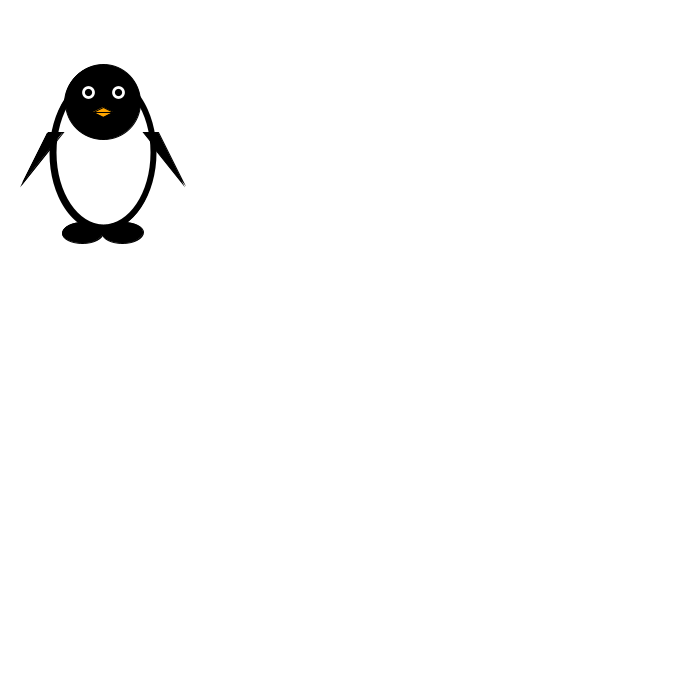
Frame 1 (no input)
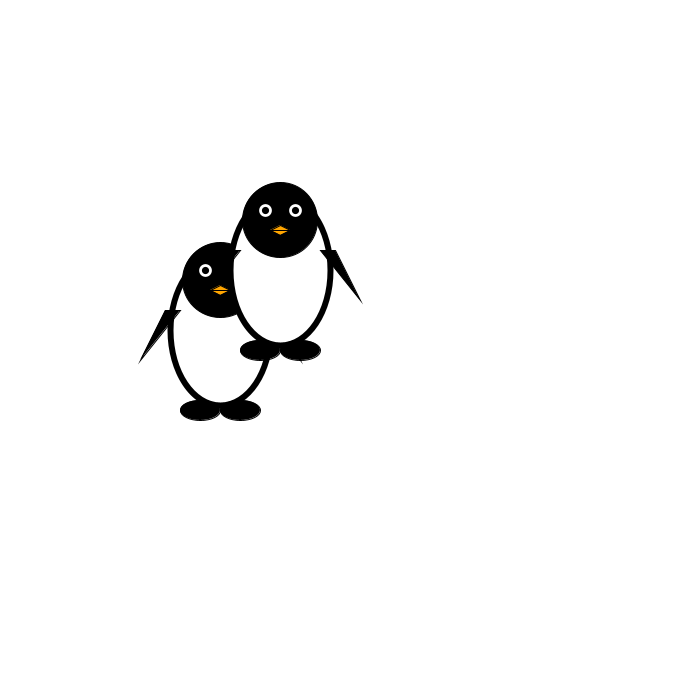
Frame 60 (the mouse pressed at the canvas centre just before this capture)
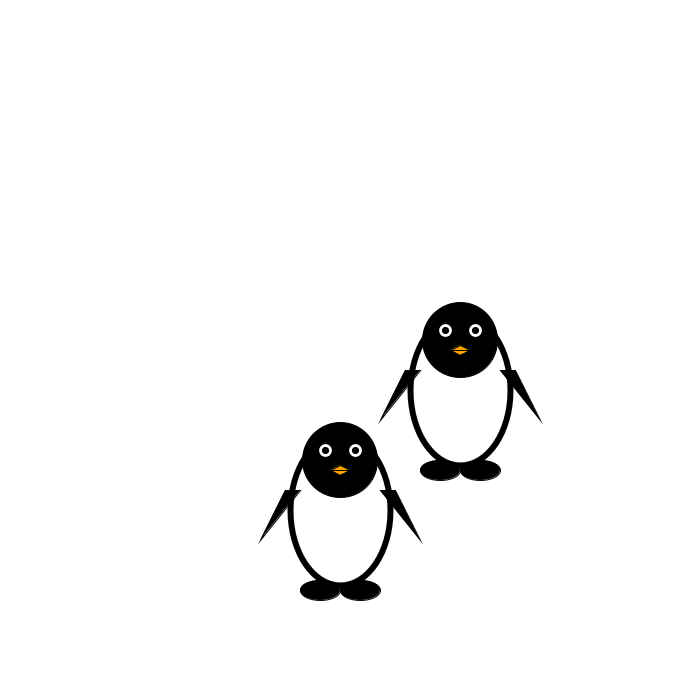
Frame 120 (the mouse held since frame 60 and released just before this capture)

The Processing sketch that drew these frames (run headless with seeded random() and noise(); from frame 60 on, the mouse is pressed at the canvas centre):

// Processing sketch: stu7
// ── stu7.pde
penguin pg,pp;

void setup() {
  size(700, 700);
  // 초기 변수
  pg = new penguin(2,3);
  pp = new penguin(3,2);
}

void draw() {
  background(255);
  pg.move();
  pg.show();
  pp.move();
  pp.show();
}

class penguin {
  // 생성자
  penguin(float ax, float ay) {
    x = 100;
    y = 150;
    d = 100;
    vx = ax;
    vy = ay;
    
  }
  
  // 멤버 데이터
  float x, y, d, vx,vy;

  // 멤버 함수
  void show() {
    // 펭귄 몸통
    stroke(0);
    strokeWeight(d * 0.06);
    fill(255); // 흰색
    ellipse(x, y, d, d * 1.5); // 몸통
    strokeWeight(1);
    
    // 펭귄 머리
    fill(0); // 검은색
    ellipse(x, y - d * 0.5, d * 0.75, d * 0.75); // 머리
    
    // 눈
    stroke(255);
    strokeWeight(d * 0.0275);
    fill(0); // 검은색
    ellipse(x - d * 0.15, y - d * 0.6, d * 0.1, d * 0.1); // 왼쪽 눈
    ellipse(x + d * 0.15, y - d * 0.6, d * 0.1, d * 0.1); // 오른쪽 눈
    strokeWeight(1);
    
    // 부리
    fill(255, 165, 0); // 주황색
    stroke(0);
    beginShape();
    vertex(x - d * 0.1, y - d * 0.4);
    vertex(x, y - d * 0.35);
    vertex(x + d * 0.1, y - d * 0.4); 
    vertex(x, y - d * 0.45); 
    vertex(x - d * 0.1, y - d * 0.4);
    vertex(x + d * 0.1, y - d * 0.4); 
    endShape(CLOSE);
    
    // 왼쪽 팔 (사선)
    fill(0); // 검은색
    beginShape();
    vertex(x - d * 0.4, y - d * 0.2); // 팔 시작점
    vertex(x - d * 0.8, y + d * 0.3); // 팔 끝점
    vertex(x - d * 0.55, y - d * 0.2); // 팔 끝점
    endShape(CLOSE);
    
    // 오른쪽 팔 (사선)
    fill(0); // 검은색
    beginShape();
    vertex(x + d * 0.4, y - d * 0.2); // 팔 시작점
    vertex(x + d * 0.8, y + d * 0.3); // 팔 끝점
    vertex(x + d * 0.55, y - d * 0.2); // 팔 끝점
    endShape(CLOSE);
    
    // 발
    fill(0); // 검은색
    ellipse(x - d * 0.2, y + d * 0.8, d * 0.4, d * 0.2); // 왼쪽 발
    ellipse(x + d * 0.2, y + d * 0.8, d * 0.4, d * 0.2); // 오른쪽 발
  }
  
  void move() {
    x += vx;
    y += vy;

    // 경계 처리
    if (x > width || x < 0) {
      vx = -vx;
    } 
    if (y > height || y < 0) {
      vy = -vy;
    }
  }
}
